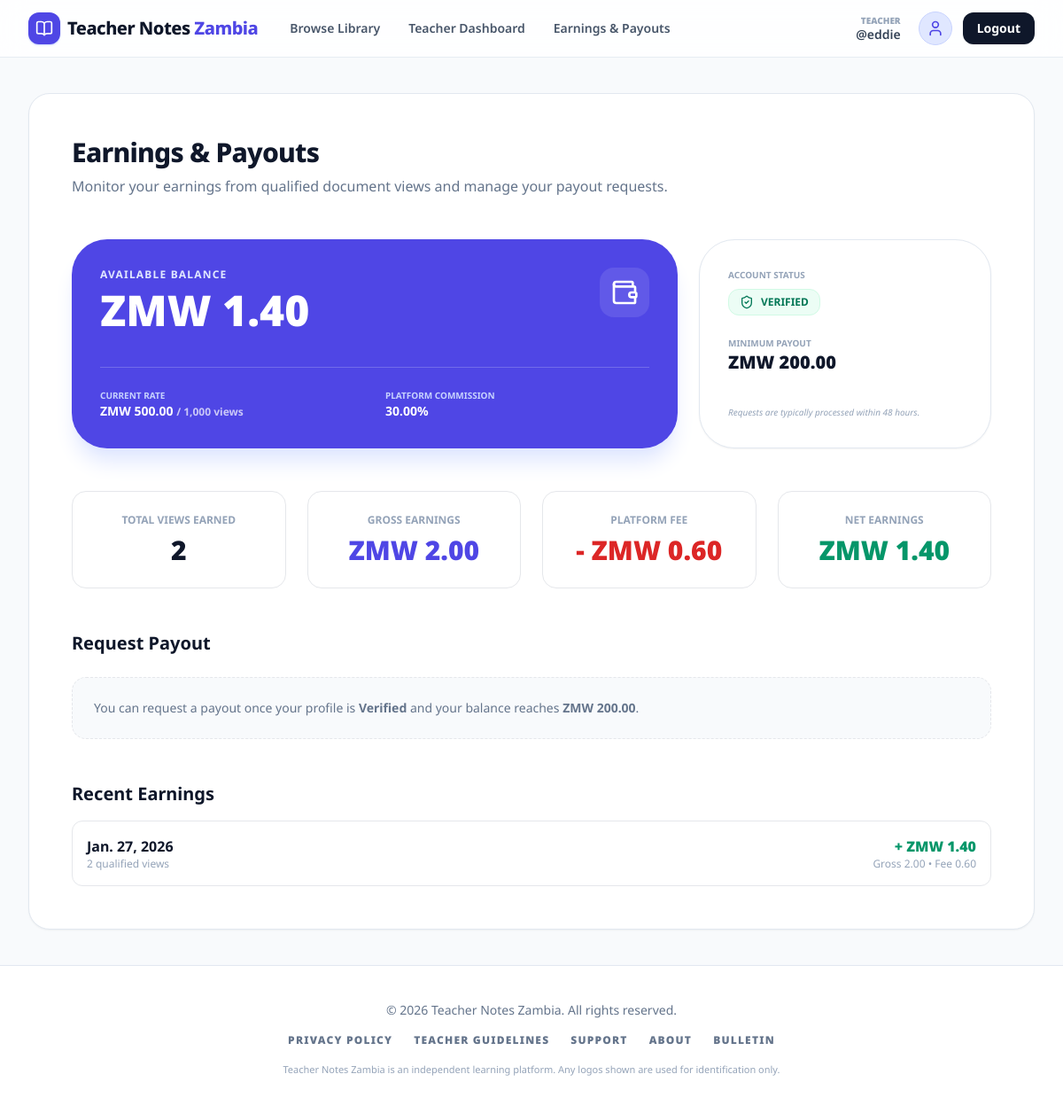
The app's page /payments/teacher/payouts/ (signed in), older data.
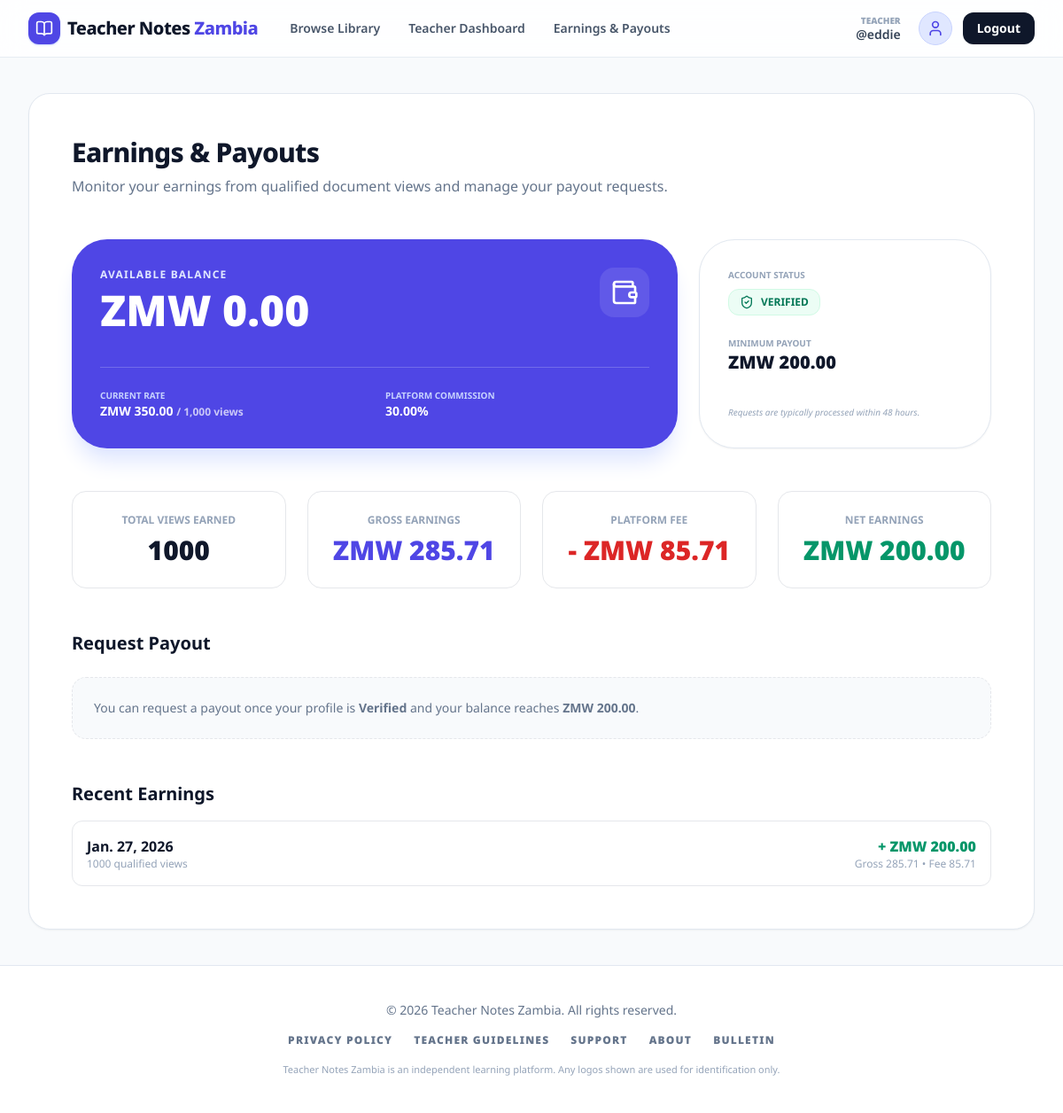
The same page, newer data.
### payments/models.py (models this page shows, shortened)
class MonetizationSettings(models.Model):
    rate_per_1000_views = models.DecimalField(max_digits=12, decimal_places=2, default=Decimal("50.00"))
    platform_commission_percent = models.DecimalField(max_digits=5, decimal_places=2, default=Decimal("30.00"))
    minimum_payout = models.DecimalField(max_digits=12, decimal_places=2, default=Decimal("200.00"))
    updated_at = models.DateTimeField(auto_now=True)
    @classmethod
    def get_solo(cls):
        obj, _created = cls.objects.get_or_create(id=1)
        return obj

class EarningLedger(models.Model):
    teacher = models.ForeignKey(settings.AUTH_USER_MODEL, on_delete=models.CASCADE)
    date = models.DateField()
    qualified_views = models.PositiveIntegerField(default=0)
    gross_amount = models.DecimalField(max_digits=12, decimal_places=2, default=Decimal("0.00"))
    commission_amount = models.DecimalField(max_digits=12, decimal_places=2, default=Decimal("0.00"))
    net_amount = models.DecimalField(max_digits=12, decimal_places=2, default=Decimal("0.00"))
    created_at = models.DateTimeField(auto_now_add=True)
    class Meta:
        unique_together = ("teacher", "date")
        indexes = [models.Index(fields=["teacher", "date"])]

### payments/views.py (the view)
# urls.py: path("teacher/payouts/", views.teacher_payouts, name="teacher_payouts"),
@login_required
def teacher_payouts(request):
    if getattr(request.user, "role", None) != "TEACHER":
        raise Http404
    settings_obj = MonetizationSettings.get_solo()
    balance = get_available_balance(request.user)
    can_request = bool(request.user.is_teacher_verified) and balance >= settings_obj.minimum_payout
    ledger_totals = EarningLedger.objects.filter(teacher=request.user).aggregate(
        total_views=Sum("qualified_views"),
        total_gross=Sum("gross_amount"),
        total_commission=Sum("commission_amount"),
        total_net=Sum("net_amount"),
    )
    total_views = ledger_totals["total_views"] or 0
    total_gross = ledger_totals["total_gross"] or Decimal("0.00")
    total_commission = ledger_totals["total_commission"] or Decimal("0.00")
    total_net = ledger_totals["total_net"] or Decimal("0.00")
    if request.method == "POST":
        if not request.user.is_teacher_verified:
            messages.error(request, "You must be verified before requesting payouts.")
            return redirect("payments:teacher_payouts")
        form = PayoutRequestForm(request.POST)
        if form.is_valid():
            amount = form.cleaned_data["amount"]
            if amount < settings_obj.minimum_payout:
                form.add_error("amount", f"Minimum payout is ZMW {settings_obj.minimum_payout}.")
            elif amount > balance:
                form.add_error("amount", f"Insufficient balance. Available: ZMW {balance}.")
            else:
                pr = form.save(commit=False)
                pr.teacher = request.user
                pr.status = PayoutRequest.Status.PENDING
                pr.save()
                messages.success(request, "Payout request submitted and pending admin approval.")
                return redirect("payments:teacher_payouts")
    else:
        form = PayoutRequestForm()
    payout_history = PayoutRequest.objects.filter(teacher=request.user).order_by("-requested_at")[:50]
    recent_earnings = EarningLedger.objects.filter(teacher=request.user).order_by("-date")[:30]
    return render(
        request,
        "payments/teacher_payouts.html",
        {
            "settings_obj": settings_obj,
            "balance": balance,
            "can_request": can_request,
            "form": form,
            "payout_history": payout_history,
            "recent_earnings": recent_earnings,
            "total_views": total_views,
            "total_gross": total_gross,
            "total_commission": total_commission,
            "total_net": total_net,
        },
    )

### payments/services.py (called while the page is built)
def get_available_balance(teacher) -> Decimal:
    earned = (
        EarningLedger.objects.filter(teacher=teacher)
        .aggregate(s=Sum("net_amount"))
        .get("s") or Decimal("0.00")
    )
    deducted = (
        PayoutRequest.objects.filter(teacher=teacher, status__in=["APPROVED", "PAID"])
        .aggregate(s=Sum("amount"))
        .get("s") or Decimal("0.00")
    )
    pending = (
        PayoutRequest.objects.filter(teacher=teacher, status="PENDING")
        .aggregate(s=Sum("amount"))
        .get("s") or Decimal("0.00")
    )
    return earned - deducted - pending

### payments/templates/payments/teacher_payouts.html (shortened to what the changed rows need)
{% extends "base.html" %}
{% block content %}
<div class="p-8 md:p-12 space-y-12 max-w-7xl mx-auto">
    <div class="space-y-2">
        <h2 class="text-3xl font-extrabold text-slate-900 tracking-tight">
            Earnings & Payouts
        </h2>
    </div>
    <div class="grid grid-cols-1 md:grid-cols-3 gap-6">
        <div class="md:col-span-2 bg-indigo-600 rounded-[2.5rem] p-8 text-white shadow-xl shadow-indigo-100">
            <div class="flex justify-between items-start">
                <div>
                    <p class="text-indigo-100 text-xs font-bold uppercase tracking-widest">
                        Available Balance
                    </p>
                    <h3 class="text-5xl font-black mt-2">
                        ZMW {{ balance|floatformat:2 }}
                    </h3>
                </div>
            </div>
            <div class="mt-10 grid grid-cols-2 gap-6 border-t border-white/20 pt-6">
                <div>
                    <p class="text-indigo-200 text-[10px] font-bold uppercase">
                        Current Rate
                    </p>
                    <p class="text-sm font-bold">
                        ZMW {{ settings_obj.rate_per_1000_views|floatformat:2 }}
                        <span class="text-xs opacity-70"> / 1,000 views</span>
                    </p>
                </div>
                <div>
                    <p class="text-indigo-200 text-[10px] font-bold uppercase">
                        Platform Commission
                    </p>
                    <p class="text-sm font-bold">
                        {{ settings_obj.platform_commission_percent|floatformat:2 }}%
                    </p>
                </div>
            </div>
        </div>
        <div class="bg-white border border-slate-200 rounded-[2.5rem] p-8 shadow-sm flex flex-col justify-between">
            <div class="space-y-6">
                <div>
                    <p class="text-slate-400 text-[10px] font-bold uppercase">
                        Minimum Payout
                    </p>
                    <p class="text-xl font-black text-slate-900">
                        ZMW {{ settings_obj.minimum_payout|floatformat:2 }}
                    </p>
                </div>
            </div>
        </div>
    </div>
    <div class="grid grid-cols-1 md:grid-cols-4 gap-6">
        <div class="bg-white border rounded-2xl p-6 text-center">
            <p class="text-xs font-bold uppercase text-slate-400">Total Views Earned</p>
            <p class="text-3xl font-black text-slate-900 mt-2">
                {{ total_views }}
            </p>
        </div>
        <div class="bg-white border rounded-2xl p-6 text-center">
            <p class="text-xs font-bold uppercase text-slate-400">Gross Earnings</p>
            <p class="text-3xl font-black text-indigo-600 mt-2">
                ZMW {{ total_gross|floatformat:2 }}
            </p>
        </div>
        <div class="bg-white border rounded-2xl p-6 text-center">
            <p class="text-xs font-bold uppercase text-slate-400">Platform Fee</p>
            <p class="text-3xl font-black text-red-600 mt-2">
                - ZMW {{ total_commission|floatformat:2 }}
            </p>
        </div>
        <div class="bg-white border rounded-2xl p-6 text-center">
            <p class="text-xs font-bold uppercase text-slate-400">Net Earnings</p>
            <p class="text-3xl font-black text-emerald-600 mt-2">
                ZMW {{ total_net|floatformat:2 }}
            </p>
        </div>
    </div>
    <div class="space-y-6">
        {% if can_request %}
            <form method="post" class="bg-white border rounded-2xl p-6 space-y-4 max-w-md">
                {% csrf_token %}
                <div>
                    <label class="block text-sm font-bold text-slate-700 mb-2">Amount (ZMW)</label>
                    {{ form.amount }}
                </div>
                <button class="w-full bg-slate-900 text-white py-3 rounded-xl font-bold hover:bg-indigo-600 transition">
                    Submit Request
                </button>
            </form>
        {% else %}
            <div class="bg-slate-50 border border-dashed rounded-2xl p-6 text-sm text-slate-500">
                You can request a payout once your profile is <b>Verified</b> and your balance
                reaches <b>ZMW {{ settings_obj.minimum_payout|floatformat:2 }}</b>.
            </div>
        {% endif %}
    </div>
    <div class="space-y-4">
        {% if recent_earnings %}
            {% for e in recent_earnings %}
                <div class="bg-white border rounded-xl p-4 flex justify-between items-center">
                    <div>
                        <p class="font-bold text-slate-900">{{ e.date }}</p>
                        <p class="text-xs text-slate-400">
                            {{ e.qualified_views }} qualified views
                        </p>
                    </div>
                    <div class="text-right">
                        <p class="text-emerald-600 font-black">
                            + ZMW {{ e.net_amount|floatformat:2 }}
                        </p>
                        <p class="text-xs text-slate-400">
                            Gross {{ e.gross_amount|floatformat:2 }} • Fee {{ e.commission_amount|floatformat:2 }}
                        </p>
                    </div>
                </div>
            {% endfor %}
        {% else %}
            <p class="text-sm text-slate-400 italic">No earnings calculated yet.</p>
        {% endif %}
    </div>
</div>
{% endblock %}

Row changes from the older to the newer data that the page shows:
changed MonetizationSettings: rate_per_1000_views "500.00" → "350.00"
changed EarningLedger: qualified_views "2" → "1000"; net_amount "1.40" → "200.00"; gross_amount "2.00" → "285.71"; commission_amount "0.60" → "85.71"
Text that changed along with them:
{{ balance|floatformat:2 }}: "1.40" → "0.00"
{{ total_views }}: "2" → "1000"
{{ total_gross|floatformat:2 }}: "2.00" → "285.71"
{{ total_commission|floatformat:2 }}: "0.60" → "85.71"
{{ total_net|floatformat:2 }}: "1.40" → "200.00"
